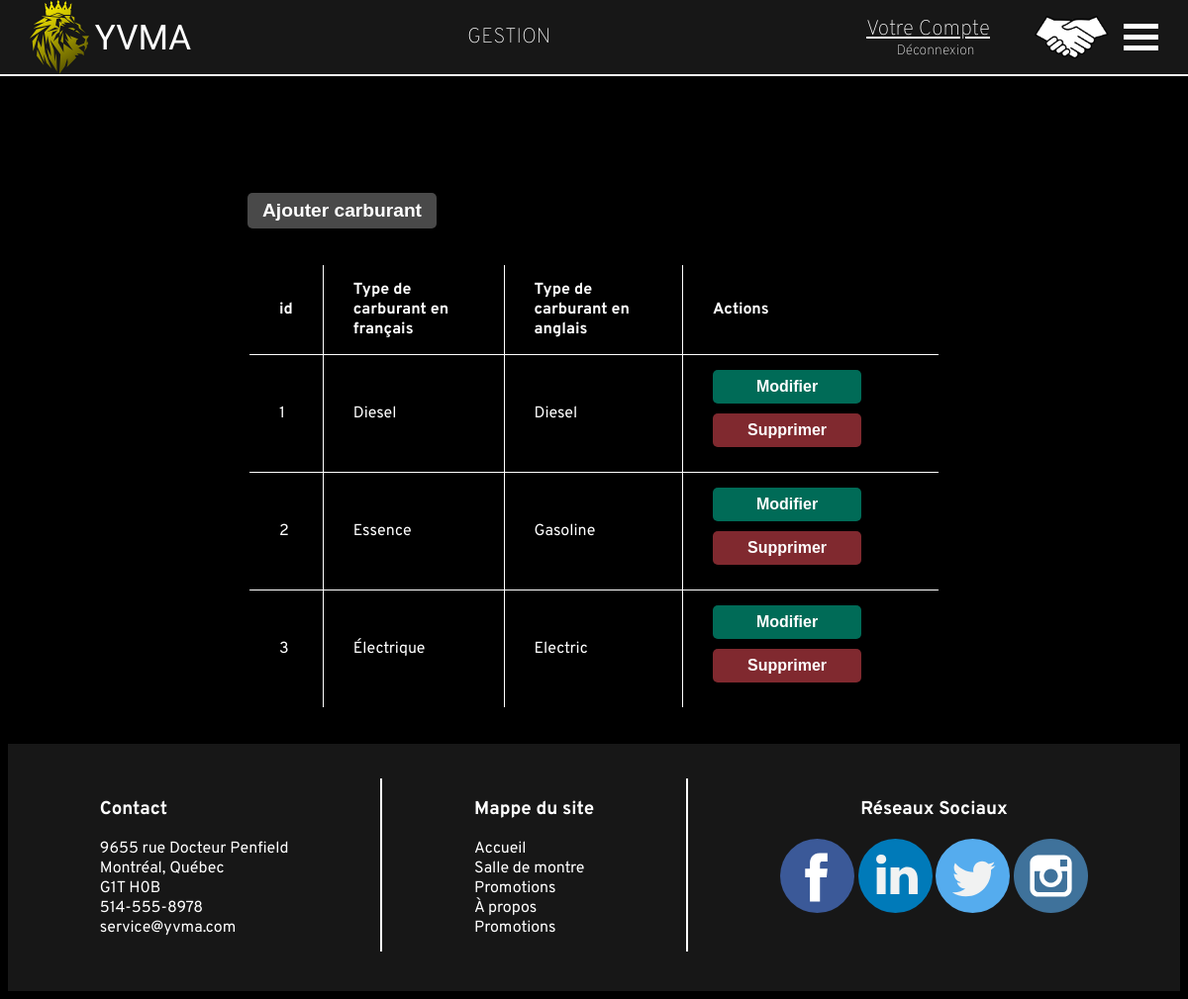
/VEHICULES_DOCCASION_INC/index.php?Voiture&action=ListeCarburant (signed in), run on the app's committed database.
### tables this page shows
CREATE TABLE carburant (
	idCarburant SMALLINT UNSIGNED AUTO_INCREMENT,
	typeCarburantFR VARCHAR(30) NOT NULL,
	typeCarburantEN VARCHAR(30) NOT NULL,
	visibilite BOOLEAN NOT NULL,
	PRIMARY KEY(idCarburant)
);

### VEHICULES_DOCCASION_INC/index.php (called while the page is built, shortened)
<?php
    function mon_autoloader($classe) {
        $repertoires = array(RACINE . "controleurs/",
						RACINE . "modeles/",
						RACINE . "vues/");
        foreach ($repertoires as $rep) {
            if (file_exists($rep . $classe . ".php")) {
                return;
            }
        }
    }
	Routeur::route();
?>

### VEHICULES_DOCCASION_INC/modeles/TemplateDAO.php (called while the page is built, shortened)
<?php
	abstract class TemplateDAO {
		protected $connexion;
		public function __construct() {
			$this->connexion = new PDO("mysql:host=localhost;dbname=concessionnaire", "root", "");
			$this->connexion->exec("SET NAMES'UTF8'");
		}
        public function obtenir_tous($nomTable) {
            $requete = "SELECT * FROM $nomTable WHERE $nomTable.visibilite = 1";
            $resultats = $this -> connexion -> query($requete);
            $resultats -> execute();
            return $resultats -> fetchAll(PDO::FETCH_ASSOC);
        }
	}
?>

### VEHICULES_DOCCASION_INC/vues/ListeCarburantAdmin.php (the view, shortened to what this page needs)
<section class="yu-section">
    <div class="yu-table-carburant yu-btn-ajouter-container">
        <button class="yu-btn-ajouter">Ajouter carburant</button>
    </div>
    <table class="yu-table yu-table-carburant">
        <thead>
            <tr>
                <th>id</th>
                <th>Type de carburant en français</th>
                <th>Type de carburant en anglais</th>
                <th>Actions</th>
            </tr>
        </thead>
        <tbody>
        <?php foreach ($data as $carburant) { ?>
            <tr>
                <td data-js-idCarburant><?= $carburant["idCarburant"]?></td>
                <td><?= $carburant["typeCarburantFR"]?></td>
                <td><?= $carburant["typeCarburantEN"]?></td>
                <td><button class="yu-btn-modifier yu-btn">Modifier</button><button class="yu-btn-supprimer yu-btn">Supprimer</button></td>
            </tr>
        <?php }?>
        </tbody>
    </table>
</section>

### VEHICULES_DOCCASION_INC/assets/styles/styles.css (style rules this page uses)
* { color: white; }
body { max-width: 100%; margin-top: calc(75px - 30px); box-sizing: border-box; font-family: 'Overpass', sans-serif; overflow-x: hidden; }
button { -webkit-appearance: none; -moz-appearance: none; border: none; border-radius: 0; cursor: pointer; outline: none; padding: .5em 20px; transition: background-color .3s ease; width: fit-content; }
table { border-collapse: collapse; }
table, tr, th, td { border: solid 1px black; }
th, td { padding: 15px 30px; text-align: left; }

### VEHICULES_DOCCASION_INC/assets/styles/admin.css (style rules this page uses)
body { background-color: black; background-size: cover; background-attachment: fixed; background-position-y: 75px; overflow-x: hidden; }
.yu-btn-ajouter { color: white; padding: 7px 15px; background: rgba(73, 73, 73, 1); border-radius: 5px; box-shadow: 0 0 8px 1px rgb(0 0 0 / 70%); max-width: 1024px; margin: 70px 0 0 0; font-size: 1.2em; font-weight: 600; text-align: center; }
.yu-btn-modifier { background: rgb(0, 107, 87, 1); width: 150px; margin: 0 auto; border-radius: 5px; box-shadow: 0 0 8px 1px rgb(0 0 0 / 70%); font-size: 1em; font-weight: 600; }
.yu-btn-supprimer { background: #80292F; width: 150px; margin: 10px auto; border-radius: 5px; box-shadow: 0 0 8px 1px rgb(0 0 0 / 70%); font-size: 1em; font-weight: 600; }
.yu-table, .yu-table th, .yu-table td { border: 1px solid white; border-collapse: collapse; color: white; }
.yu-table { width: 100%; max-width: 100%; margin: 70px auto; background: rgba(0, 0, 0, 0.9); box-shadow: 0 0 16px 15px rgba(0, 0, 0, 0.7); border: 2px solid rgba(0, 0, 0, 0); }
.yu-btn-ajouter-container { padding-top: 80px; }
.yu-table-carburant { max-width: 700px; margin: 35px auto; }

### data on the page
carburant: idCarburant "1", typeCarburantFR "Diesel", typeCarburantEN "Diesel"
carburant: idCarburant "2", typeCarburantFR "Essence", typeCarburantEN "Gasoline"
carburant: idCarburant "3", typeCarburantFR "Électrique", typeCarburantEN "Electric"
